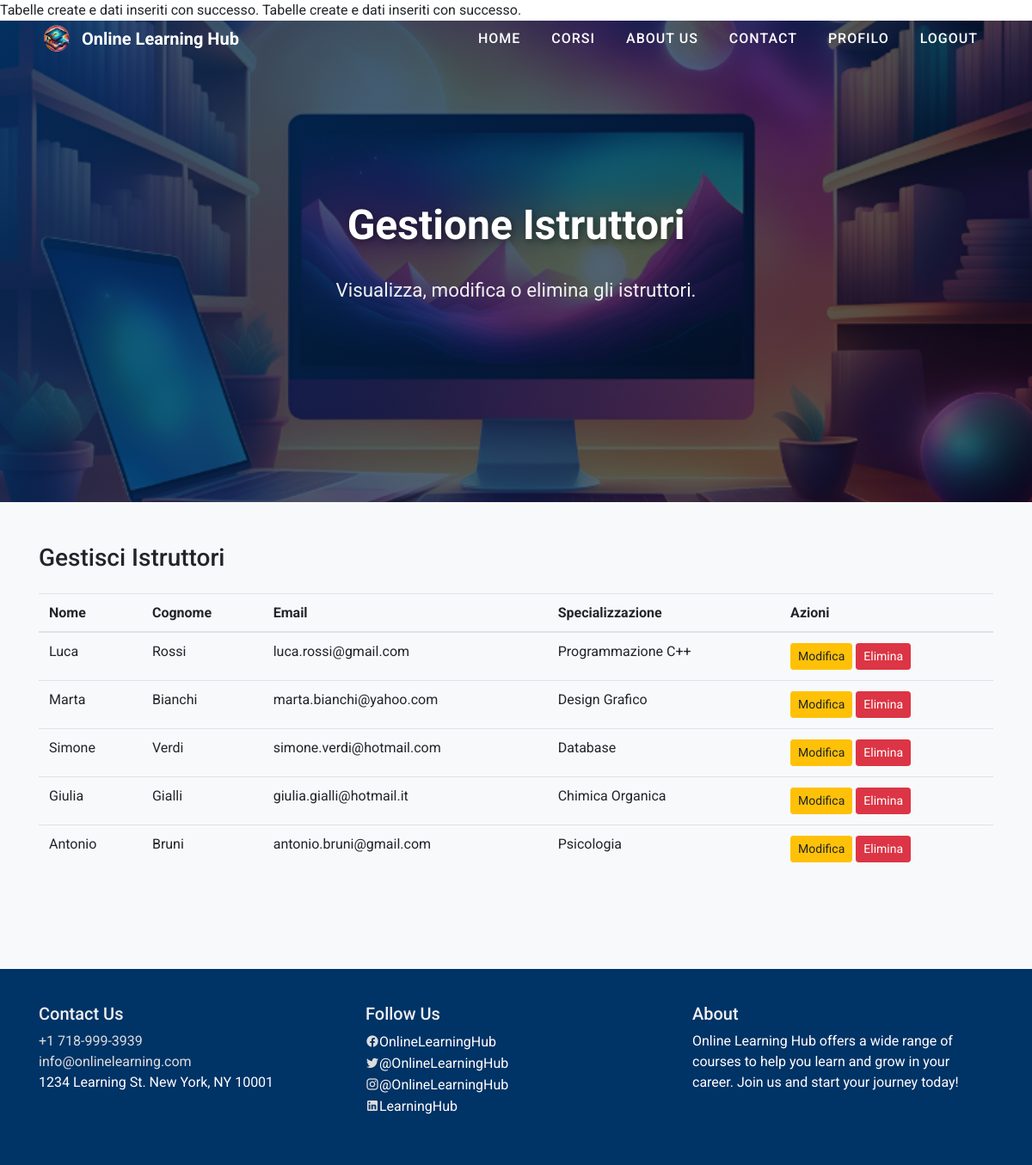
The app's page /admin/gestione_istruttori.php with its own data.
### tables this page shows
CREATE TABLE IF NOT EXISTS `istruttore` (
    `IdIstruttore` int AUTO_INCREMENT PRIMARY KEY,
    `Nome` varchar(100) DEFAULT NULL,
    `Cognome` varchar(100) DEFAULT NULL,
    `Telefono` varchar(15) DEFAULT NULL,
    `Email` varchar(100) DEFAULT NULL,
    `Password` varchar(255) DEFAULT NULL,
    `Specializzazione` varchar(100) DEFAULT NULL
);

### admin/gestione_istruttori.php (the view, shortened to what this page needs)
<?php
include('../config.php');
include('../templates/template_header.php');
include('../pages/navbar.php');
$instructorsQuery = "SELECT * FROM istruttore";
$instructorsStmt = $pdo->query($instructorsQuery);
$instructors = $instructorsStmt->fetchAll(PDO::FETCH_ASSOC);
?>
<header class="header-bg">
    <div class="overlay"></div>
    <div class="container text-center text-white d-flex align-items-center justify-content-center flex-column">
        <h1 class="hero-title">Gestione Istruttori</h1>
        <p class="hero-subtext">Visualizza, modifica o elimina gli istruttori.</p>
    </div>
</header>
<section class="section py-5 bg-light">
    <div class="container">
        <div class="row mb-5">
            <div class="col-md-12">
                <h3 class="mb-4">Gestisci Istruttori</h3>
                <?php if (count($instructors) > 0): ?>
                    <table class="table">
                        <thead>
                            <tr>
                                <th>Nome</th>
                                <th>Cognome</th>
                                <th>Email</th>
                                <th>Specializzazione</th>
                                <th>Azioni</th>
                            </tr>
                        </thead>
                        <tbody>
                            <?php foreach ($instructors as $instructor): ?>
                                <tr>
                                    <td><?php echo htmlspecialchars($instructor['Nome'] ?? ''); ?></td>
                                    <td><?php echo htmlspecialchars($instructor['Cognome'] ?? ''); ?></td>
                                    <td><?php echo htmlspecialchars($instructor['Email'] ?? ''); ?></td>
                                    <td><?php echo htmlspecialchars($instructor['Specializzazione'] ?? ''); ?></td>
                                    <td>
                                        <a href="edit_istruttore.php?id=<?php echo $instructor['IdIstruttore']; ?>" class="btn btn-warning btn-sm">Modifica</a>
                                        <form action="delete_instructor.php" method="POST" style="display:inline;">
                                            <button type="submit" class="btn btn-danger btn-sm" onclick="return confirm('Sei sicuro di voler eliminare questo istruttore?');">Elimina</button>
                                        </form>
                                    </td>
                                </tr>
                            <?php endforeach; ?>
                        </tbody>
                    </table>
                <?php else: ?>
                    <p>Non ci sono istruttori registrati.</p>
                <?php endif; ?>
            </div>
        </div>
    </div>
</section>
<?php include('../templates/template_footer.php'); ?>

### style.css (style rules this page uses)
body { font-family: 'Roboto', sans-serif; margin: 0; padding: 0; }
.header-bg { background-image: url('resources/images/header-bg.jpg'); background-size: cover; background-position: center; height: 60vh; display: flex; justify-content: center; align-items: center; color: white; position: relative; }
.hero-subtext { font-size: 1.2rem; margin-top: 15px; }
.header-bg { position: relative; background-image: url('resources/image/sfondoHeader.png'); background-size: cover; background-position: center; height: 70vh; display: flex; align-items: center; justify-content: center; text-align: center; color: white; }
.header-bg .overlay { position: absolute; top: 0; left: 0; width: 100%; height: 100%; background: linear-gradient(135deg, rgba(0, 51, 102, 0.8), rgba(0, 0, 0, 0.6)); z-index: 1; }
.container { z-index: 2; }
.hero-title { font-size: 3rem; font-weight: 700; text-shadow: 2px 2px 10px rgba(0, 0, 0, 0.5); margin-bottom: 15px; }
.hero-subtext { font-size: 1.4rem; margin-bottom: 20px; color: #f0f0f0; }

### records on screen
istruttore: Nome "Luca", Cognome "Rossi", Email "luca.rossi@gmail.com", Specializzazione "Programmazione C++"
istruttore: Nome "Marta", Cognome "Bianchi", Email "marta.bianchi@yahoo.com", Specializzazione "Design Grafico"
istruttore: Nome "Simone", Cognome "Verdi", Email "simone.verdi@hotmail.com", Specializzazione "Database"
istruttore: Nome "Giulia", Cognome "Gialli", Email "giulia.gialli@hotmail.it", Specializzazione "Chimica Organica"
istruttore: Nome "Antonio", Cognome "Bruni", Email "antonio.bruni@gmail.com", Specializzazione "Psicologia"
